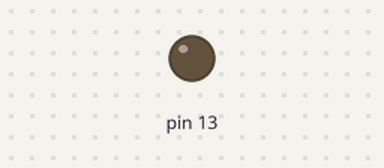
The sketch below on a simulated Arduino Uno, built with avr-gcc and run on an emulated ATmega328P. Shown: output pins drawn as LEDs (lit = HIGH). What the sketch prints to the serial monitor is not drawn.

Above: at 0.05 s.
At 2.0 s:
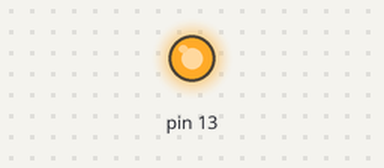
Timing chart, 0 to 4.6 s (numbered marks = the images above):
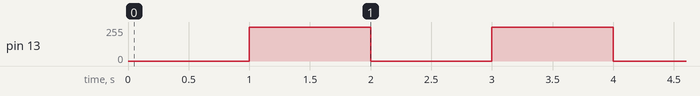

The sketch:

sketch_dec06a.ino
```cpp
bool q = 0;
int t = millis();

void setup() {
pinMode(13,OUTPUT);

Serial.begin(9600);
}

void loop() {
/*  q = !q;
 digitalWrite(10, q);
 digitalWrite(11, !q);
 delay(500);
 digitalWrite(10, !q);
 digitalWrite(11, q);
 delay(500);*/

  if (millis() - t >= 1000)
    {
      t = millis();
      digitalWrite(13, q=!q);
      if (q)
        Serial.println("led on");
      else
        Serial.println("led off");

    }

}
```
